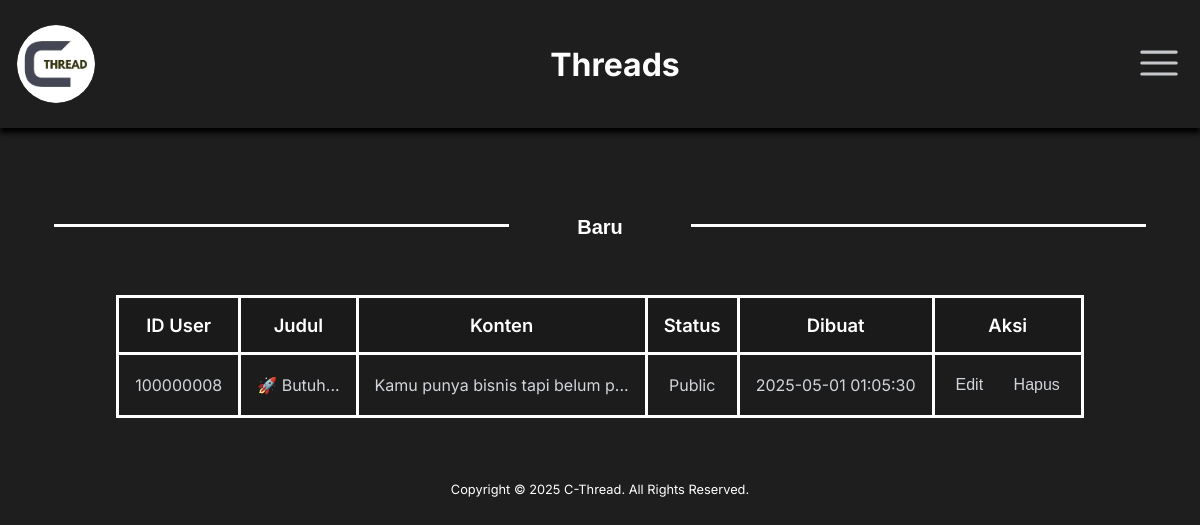
The app's page /Admin/threads.php (signed in) with its own data.
### tables this page shows
CREATE TABLE `threads` (
  `id_order` int NOT NULL,
  `id` int NOT NULL,
  `title` varchar(255) NOT NULL,
  `core` varchar(500) NOT NULL,
  `status` varchar(100) NOT NULL,
  `created_at` datetime NOT NULL DEFAULT CURRENT_TIMESTAMP
);

### Admin/threads.php (the view, shortened to what this page needs)
<?php
include "../service/db.php";
$limit = 10;
$page = isset($_GET['page']) ? (int) $_GET['page'] : 1;
$start = ($page - 1) * $limit;
$result = mysqli_query($db, "SELECT * FROM threads ORDER BY id_order DESC LIMIT $start, $limit");
$threads = mysqli_fetch_all($result, MYSQLI_ASSOC);
?>
<!DOCTYPE html>
<html lang="id">
<head>
  <link rel="stylesheet" href="style.css" />
</head>
<body>
  <nav>
    <div class="logo">
      <a href="#"><img src="../Assets/cthreadbgr.png" alt="C-Thread" /></a>
    </div>
    <div class="visNav" id="visible">Threads</div>
    <button class="profil" id="barsButt">
    </button>
  </nav>
  <section class="container">
    <div class="add">
      <div class="line"></div>
      <button id="newThreadBtn" class="new">Baru</button>
      <div class="line"></div>
    </div>
    <table>
      <tr class="head">
        <th>ID User</th>
        <th>Judul</th>
        <th>Konten</th>
        <th>Status</th>
        <th>Dibuat</th>
        <th>Aksi</th>
      </tr>
      <?php foreach ($threads as $thread): ?>
        <tr class="data">
          <td><?= htmlspecialchars($thread['id']); ?></td>
          <td><?= htmlspecialchars(substr($thread['title'], 0, 10)); ?>...</td>
          <td><?= htmlspecialchars(substr($thread['core'], 0, 30)); ?>...</td>
          <td><?= htmlspecialchars($thread['status']); ?></td>
          <td><?= htmlspecialchars($thread['created_at']); ?></td>
          <td>
            <button
              onclick="openEditModal(<?= $thread['id_order']; ?>, `<?= htmlspecialchars($thread['title'], ENT_QUOTES); ?>`, `<?= htmlspecialchars($thread['core'], ENT_QUOTES); ?>`, `<?= $thread['status']; ?>`)"
              class="editUsers">Edit</button>
            <form method="POST" style="display:inline;">
              <button type="submit" name="deleteThread" onclick="return confirm('Hapus thread ini?')"
                class="deleteUsers">Hapus</button>
            </form>
          </td>
        </tr>
      <?php endforeach; ?>
    </table>
  </section>
  <footer class="copyright">
    Copyright © 2025 C-Thread. All Rights Reserved.
  </footer>
</body>
</html>

### Admin/style.css (style rules this page uses)
* { margin: 0; padding: 0; box-sizing: border-box; border: none; outline: none; }
body { font-family: "Inter", sans-serif; background-color: #1e1e1e; }
nav { width: 100%; margin: auto; padding: 1.5rem 1rem; display: flex; align-items: center; justify-content: space-between; gap: 2rem; position: sticky; -webkit-sticky: sticky; top: 0; z-index: 10; background-color: #1e1e1e; box-shadow: 0 5px 5px #000000; }
img { width: 100%; display: flex; border: 1px solid transparent; border-radius: 100%; }
a { text-decoration: none; }
.logo { max-width: 80px; }
#visible { color: #ffffff; font-size: 2rem; font-weight: 700; }
#barsButt { background-color: transparent; cursor: pointer; }
.profil { width: 50px; transition: all 0.3s ease; }
.profil .menu { color: #c5c7ca; }
.container { max-width: 1200px; margin: auto; padding: 5rem 2rem 3rem 2rem; }
section .add { display: flex; justify-content: space-around; gap: 1rem; margin-bottom: 3rem; }
.add .line { width: 40%; border-bottom: 3px solid #ffffff; margin-bottom: 1.25rem; }
.add .new { background-color: transparent; padding: 0.5rem; color: #ffffff; font-size: 1.25rem; font-weight: 600; cursor: pointer; }
section table { border-collapse: collapse; max-width: 1200px; display: flex; justify-content: center; }
section table th, section table td { border: 3px solid #ffffff; padding: 1rem; text-align: center; }
section table th { font-size: 1.15rem; font-weight: 600; background-color: #1a1a1a; color: #ffffff; }
section table td { font-size: 1rem; font-weight: 400; background-color: #1c1c1c; color: #d1d5db; }
section table td button { background-color: transparent; padding: 5px; cursor: pointer; color: #d1d5db; font-size: 1rem; }
section table td .editUsers { margin-right: 1rem; }
footer { width: 100%; margin: auto; padding: 1rem; color: #fff; font-size: 0.8rem; text-align: center; }

### records on screen
threads: id "100000008", title "🚀 Butuh", core "Kamu punya bisnis tapi belum p", status "Public", created_at "2025-05-01 01:05:30"
